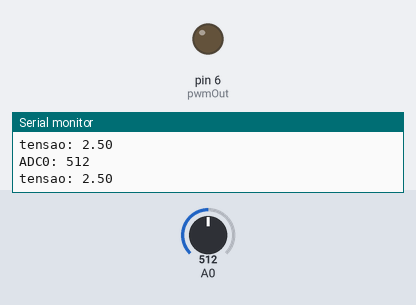
This sketch was run on a simulated Arduino Uno, built with avr-gcc and run on an emulated ATmega328P. Parts: output pins drawn as LEDs (lit = HIGH), the last lines printed to the serial monitor. The inputs (shaded band) are chosen by the test bench; at power-on: A0 = 512.

Above: at 0.8 s.
0.9 s: A0 set to 716
At 1.8 s:
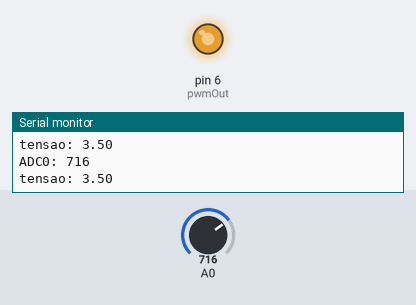
2.4 s: A0 set to 755
At 3.7 s:
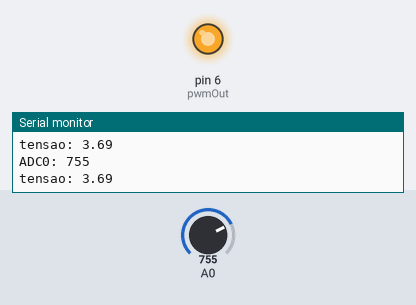
4.0 s: A0 set to 768
At 4.4 s:
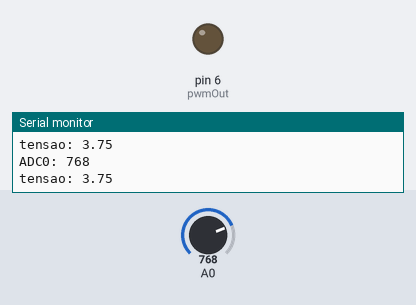
5.5 s: A0 set to 900
At 6.3 s:
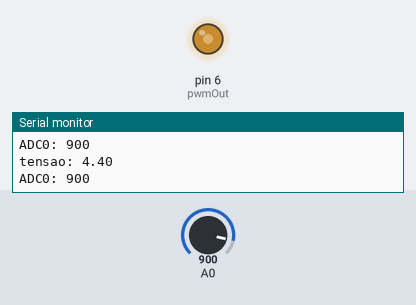
7.1 s: A0 set to 306
At 8.2 s:
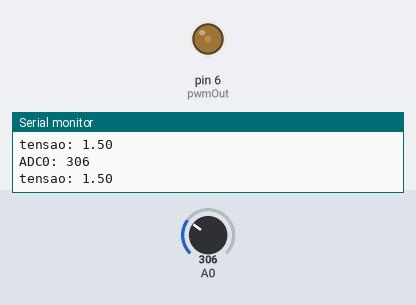
8.6 s: A0 set to 122
At 10.0 s:
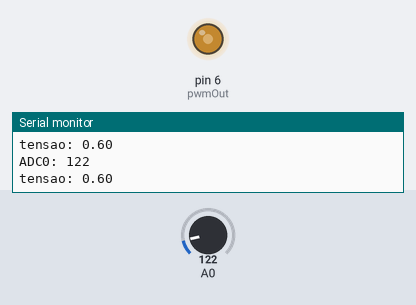
Timing chart, 0 to 11.2 s (numbered marks = the images above; inputs shaded):
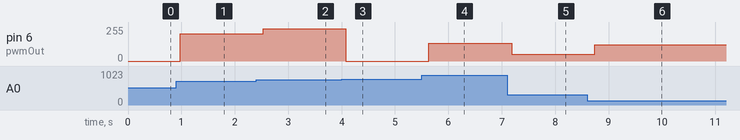

Measured:
- the behaviour switches between 767 and 768 on A0 (found by bisection; images 2 and 3)
- after the input at 0.9 s, pin 6 (pwmOut): 0/255 → 204/255 after 0.08 s
- after the input at 2.4 s, pin 6 (pwmOut): 204/255 → 243/255 after 0.13 s
- after the input at 4.0 s, pin 6 (pwmOut): 243/255 → 0/255 after 0.08 s
- after the input at 5.5 s, pin 6 (pwmOut): 0/255 → 132/255 after 0.13 s
- after the input at 7.1 s, pin 6 (pwmOut): 132/255 → 50/255 after 0.09 s
- after the input at 8.6 s, pin 6 (pwmOut): 50/255 → 122/255 after 0.14 s

The sketch:

Programa_Lab_Relatorio13.hex.ino
```cpp
#define pwmOut (1<<PD6)
void ADC_init(void)
{
  // Configurando Vref para VCC = 5V
  ADMUX = (1 << REFS0);
  /*
    ADC ativado e preescaler de 128
    16MHz / 128 = 125kHz
    ADEN = ADC Enable, ativa o ADC
    ADPSx = ADC Prescaler Select Bits
    1 1 1 = clock / 128
  */
  ADCSRA = (1 << ADEN) | (1 << ADPS2) | (1 << ADPS1) | (1 << ADPS0);
}
int ADC_read(u8 ch)
{
  char i;
  int ADC_temp = 0; // ADC temporário, para manipular leitura
  int ADC_read = 0; // ADC_read
  ch &= 0x07;
  // Zerar os 3 primeiros bits e manter o resto
  ADMUX = (ADMUX & 0xF8) | ch;
  // ADSC (ADC Start Conversion)
  ADCSRA |= (1 << ADSC); // Faça uma conversão
  // ADIF (ADC Interrupt Flag) é setada quando o ADC pede interrupção
  // e resetada quando o vetor de interrupção
  // é tratado.
  while (!(ADCSRA & (1 << ADIF))); // Aguarde a conversão do sinal
  for (i = 0; i < 8; i++) // Fazendo a conversão 8 vezes para maior precisão
  {
    ADCSRA |= (1 << ADSC); // Faça uma conversão
    while (!(ADCSRA & (1 << ADIF))); // Aguarde a conversão do sinal
    ADC_temp = ADCL; // lê o registro ADCL
    ADC_temp += (ADCH << 8); // lê o registro ADCH
    ADC_read += ADC_temp; // Acumula o resultado (8 amostras) para média
  }
  ADC_read = ADC_read >> 3; // média das 8 amostras ( >> 3 é o mesmo que /8)
  return ADC_read;
}
int main()
{
  u16 adc_result0;
  unsigned long int aux;
  float tensao;
   // PWM
  TCCR0A |= (1 << WGM01) | (1 << WGM00) | (1 << COM0A1);
  TCCR0B = (1 << CS00);; // Seleciona opção para frequência
  OCR0A = 0;

  Serial.begin(9600);
  ADC_init(); // Inicializa ADC

  while (1)
  {
    DDRD |= pwmOut;
    adc_result0 = ADC_read(ADC0D); // lê o valor do ADC0 = PC0

    // Mostra o valor na serial
    Serial.print("ADC0: ");
    Serial.println(adc_result0);
    _delay_ms(50);
    tensao = (adc_result0 * 5.0) / 1023.0;
    Serial.print("tensao: ");
    Serial.println(tensao);
    OCR0A = adc_result0;
  }
}
```
